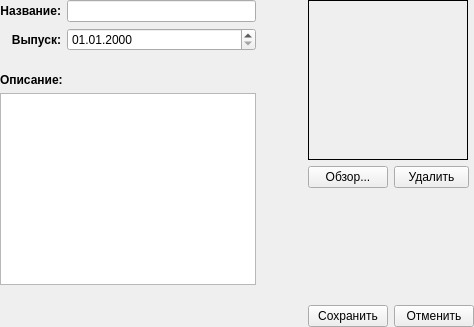
             <widget class="QWidget" name="carWritePage">
              <layout class="QGridLayout" name="gridLayout_5">
               <property name="leftMargin">
                <number>0</number>
               </property>
               <property name="topMargin">
                <number>0</number>
               </property>
               <property name="rightMargin">
                <number>0</number>
               </property>
               <property name="bottomMargin">
                <number>0</number>
               </property>
               <item row="4" column="3">
                <widget class="QPushButton" name="carSaveButton">
                 <property name="text">
                  <string>Сохранить</string>
                 </property>
                </widget>
               </item>
               <item row="4" column="0" colspan="3">
                <spacer name="horizontalSpacer_3">
                 <property name="orientation">
                  <enum>Qt::Horizontal</enum>
                 </property>
                 <property name="sizeHint" stdset="0">
                  <size>
                   <width>175</width>
                   <height>20</height>
                  </size>
                 </property>
                </spacer>
               </item>
               <item row="4" column="4">
                <widget class="QPushButton" name="carCancelButton">
                 <property name="text">
                  <string>Отменить</string>
                 </property>
                </widget>
               </item>
               <item row="0" column="0" rowspan="3">
                <layout class="QGridLayout" name="gridLayout_4">
                 <item row="0" column="1">
                  <widget class="QLineEdit" name="carNameEdit"/>
                 </item>
                 <item row="0" column="0">
                  <widget class="QLabel" name="label_2">
                   <property name="font">
                    <font>
                     <weight>75</weight>
                     <bold>true</bold>
                    </font>
                   </property>
                   <property name="text">
                    <string>Название:</string>
                   </property>
                   <property name="alignment">
                    <set>Qt::AlignRight|Qt::AlignTrailing|Qt::AlignVCenter</set>
                   </property>
                  </widget>
                 </item>
                 <item row="2" column="0" colspan="2">
                  <widget class="QLabel" name="label_4">
                   <property name="minimumSize">
                    <size>
                     <width>0</width>
                     <height>30</height>
                    </size>
                   </property>
                   <property name="font">
                    <font>
                     <weight>75</weight>
                     <bold>true</bold>
                    </font>
                   </property>
                   <property name="text">
                    <string>Описание:</string>
                   </property>
                   <property name="alignment">
                    <set>Qt::AlignBottom|Qt::AlignLeading|Qt::AlignLeft</set>
                   </property>
                  </widget>
                 </item>
                 <item row="3" column="0" colspan="2">
                  <widget class="QPlainTextEdit" name="carDescriptionEdit"/>
                 </item>
                 <item row="1" column="0">
                  <widget class="QLabel" name="label_71">
                   <property name="font">
                    <font>
                     <weight>75</weight>
                     <bold>true</bold>
                    </font>
                   </property>
                   <property name="text">
                    <string>Выпуск:</string>
                   </property>
                   <property name="alignment">
                    <set>Qt::AlignRight|Qt::AlignTrailing|Qt::AlignVCenter</set>
                   </property>
                  </widget>
                 </item>
                 <item row="1" column="1">
                  <widget class="QDateEdit" name="carProddateEdit">
                   <property name="displayFormat">
                    <string>dd.MM.yyyy</string>
                   </property>
                  </widget>
                 </item>
                </layout>
               </item>
               <item row="1" column="4">
                <widget class="QPushButton" name="carDeletePhotoButton">
                 <property name="maximumSize">
                  <size>
                   <width>75</width>
                   <height>16777215</height>
                  </size>
                 </property>
                 <property name="text">
                  <string>Удалить</string>
                 </property>
                </widget>
               </item>
               <item row="1" column="3">
                <widget class="QPushButton" name="carBrowsePhotoButton">
                 <property name="minimumSize">
                  <size>
                   <width>0</width>
                   <height>0</height>
                  </size>
                 </property>
                 <property name="text">
                  <string>Обзор...</string>
                 </property>
                </widget>
               </item>
               <item row="0" column="3" colspan="2">
                <widget class="QLabel" name="carPhotoLabel_2">
                 <property name="minimumSize">
                  <size>
                   <width>160</width>
                   <height>160</height>
                  </size>
                 </property>
                 <property name="maximumSize">
                  <size>
                   <width>160</width>
                   <height>160</height>
                  </size>
                 </property>
                 <property name="styleSheet">
                  <string notr="true">border: 1px solid;</string>
                 </property>
                 <property name="text">
                  <string/>
                 </property>
                 <property name="alignment">
                  <set>Qt::AlignCenter</set>
                 </property>
                 <property name="margin">
                  <number>0</number>
                 </property>
                 <property name="indent">
                  <number>-1</number>
                 </property>
                </widget>
               </item>
               <item row="0" column="1" rowspan="2" colspan="2">
                <spacer name="horizontalSpacer_5">
                 <property name="orientation">
                  <enum>Qt::Horizontal</enum>
                 </property>
                 <property name="sizeHint" stdset="0">
                  <size>
                   <width>40</width>
                   <height>20</height>
                  </size>
                 </property>
                </spacer>
               </item>
               <item row="2" column="1" colspan="4">
                <spacer name="verticalSpacer_4">
                 <property name="orientation">
                  <enum>Qt::Vertical</enum>
                 </property>
                 <property name="sizeHint" stdset="0">
                  <size>
                   <width>20</width>
                   <height>40</height>
                  </size>
                 </property>
                </spacer>
               </item>
               <item row="3" column="0" colspan="5">
                <spacer name="verticalSpacer_3">
                 <property name="orientation">
                  <enum>Qt::Vertical</enum>
                 </property>
                 <property name="sizeHint" stdset="0">
                  <size>
                   <width>341</width>
                   <height>14</height>
                  </size>
                 </property>
                </spacer>
               </item>
              </layout>
             </widget>
